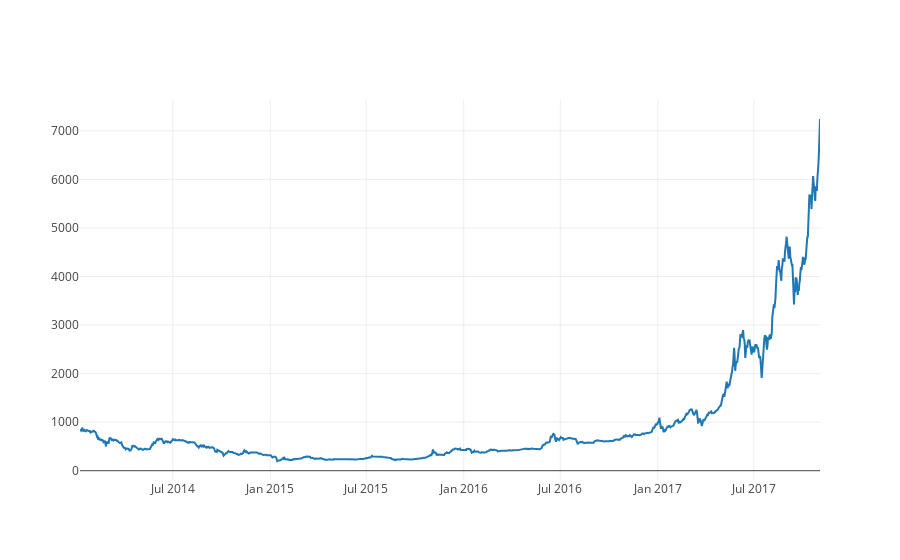

Notebook source saved alongside this figure:
### Code cell
btc_trace = go.Scatter(x=df.index, y=df['new_weighted_price'])
py.iplot([btc_trace])

### Figure 1 — Plotly figure (JSON) as saved in the notebook; plotly's stock layout.template omitted (floating-point values rounded to 4 significant figures; data arrays with more than 128 entries replaced by an {"elided": "..."} marker saying what was removed)
{"data": [{"type": "scatter", "x": {"elided": "1397 str values"}, "y": {"elided": "1397 float values"}}], "layout": {}}
